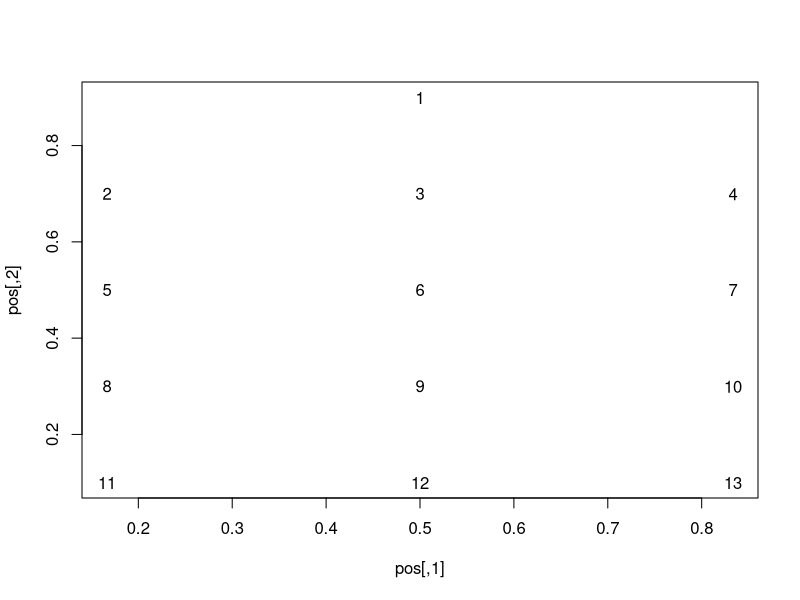
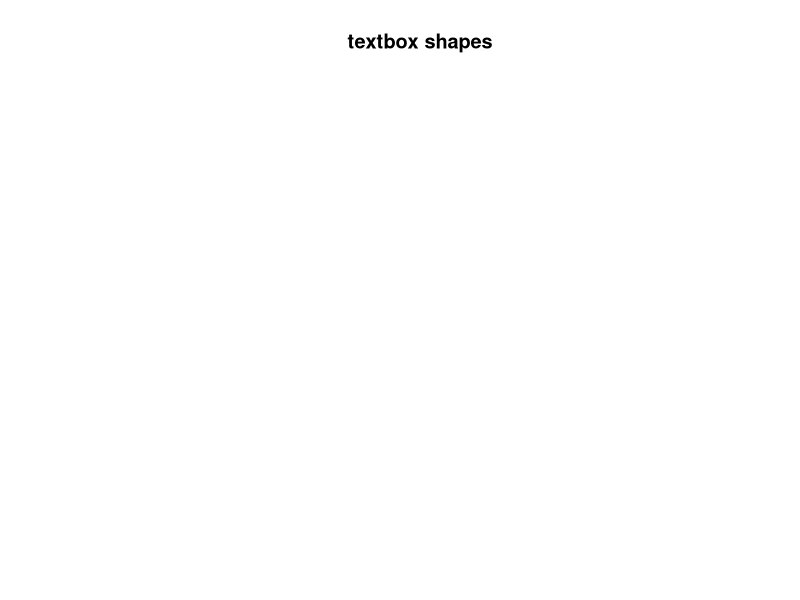
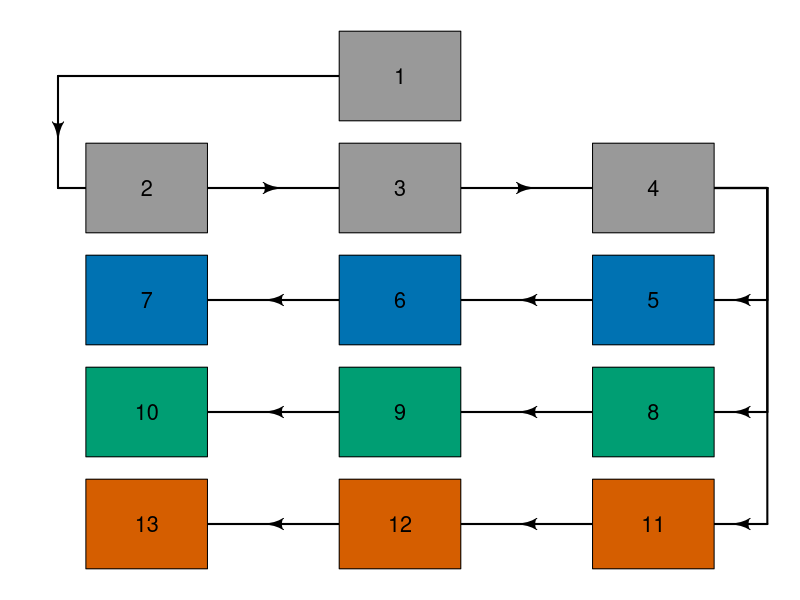

Recreate these plots in R, in order.
library(diagram)

# creates an empty plot
openplotmat()






# Set position

# create the coordinates
# Number of elements in each row
pos <- coordinates(c(1,3,3,3,3))
pos
plot(pos, type = 'n')
text(pos)

#pos <- coordinates(c(2, 1, 1, 3, 1), mx = -0.2)
#pos <- coordinates(c(2, 1, 1, 3, 1))
#pos

# Set Diagram Title 
openplotmat(main = "textbox shapes")

# Set Box size
rx <- 0.1 # wide
ry <- 0.05
#rx <- 0.1
#ry <- 0.1


# Add segments and arrows
par(mar = rep(1, 4))
openplotmat()
pos <- coordinates(c(1,3,3,3,3))
# the dd parameter was used to move the segment arm
segmentarrow (from = pos[1, ], to = pos[2, ], dd = 0.45)
straightarrow(from = pos[2, ], to = pos[3, ])
straightarrow(from = pos[3, ], to = pos[4, ])
straightarrow(from = pos[7, ], to = pos[6, ])
straightarrow(from = pos[6, ], to = pos[5, ])
straightarrow(from = pos[10, ], to = pos[9, ])
straightarrow(from = pos[9, ], to = pos[8, ])
straightarrow(from = pos[13, ], to = pos[12, ])
straightarrow(from = pos[12, ], to = pos[11, ])
# the path parameter was used to change the direction
# arr.pos was used to position the arrow
# arr.side was used to specific where the arrow should be drawn
segmentarrow (from = pos[4, ], to = pos[7, ], dd = 0.15, path = 'RVL', arr.pos = 0.24, arr.side = 3)
segmentarrow (from = pos[4, ], to = pos[10, ], dd = 0.15, path = 'RVL', arr.pos = 0.24, arr.side = 3)
segmentarrow (from = pos[4, ], to = pos[13, ], dd = 0.15, path = 'RVL', arr.pos = 0.24, arr.side = 3)

# Add boxes in positions
#textrect(mid = pos[1,], radx = rx, rady = ry, lab = "DAC", cex = 1, box.col = "#999999", shadow.col = NULL)
#textrect(mid = pos[2,], radx = rx, rady = ry, lab = "DAC", cex = 1, box.col = "#999999", shadow.col = NULL)
#textrect(mid = pos[3,], radx = rx, rady = ry, lab = "DAC", cex = 1, box.col = "#999999", shadow.col = NULL)
#textrect(mid = pos[4,], radx = rx, rady = ry, lab = "DAC", cex = 1, box.col = "#999999", shadow.col = NULL)
#textrect(mid = pos[5,], radx = rx, rady = ry, lab = "DAC", cex = 1, box.col = "#0072B2", shadow.col = NULL) 

my_label <- c(1, 2, 3, 4, 7, 6, 5, 10, 9, 8, 13, 12, 11)
my_text_size <- 1.3
my_edge_length <- 0.08
for(i in 1:length(my_label)){
        if (i %in% 5:7){
                textrect(mid = pos[i,], radx = my_edge_length, rady = my_edge_length, lab = my_label[i], cex = my_text_size, box.col = "#0072B2",  shadow.col=NULL)
        } else if (i %in% 8:10){
                textrect(mid = pos[i,], radx = my_edge_length, rady = my_edge_length, lab = my_label[i], cex = my_text_size, box.col = "#009E73", shadow.col=NULL)
        } else if (i %in% 11:13){
                textrect(mid = pos[i,], radx = my_edge_length, rady = my_edge_length, lab = my_label[i], cex = my_text_size, box.col = "#D55E00", shadow.col=NULL)
        } else {
                textrect(mid = pos[i,], radx = my_edge_length, rady = my_edge_length, lab = my_label[i], cex = my_text_size, box.col = "#999999", shadow.col=NULL)
        }
}

# Add boxes in positions
#textdiamond(mid = pos[1,], radx = rx, rady = ry, lab = LETTERS[1], cex = 2, shadow.col = "lightblue")
#textdiamond(mid = pos[1,], radx = rx, rady = ry, lab = LETTERS[1], cex = 2, shadow.col = NULL)
#textellipse(mid = pos[2,], radx = rx, rady = ry, lab = LETTERS[2], cex = 2, shadow.col = "blue")
#texthexa(mid = pos[3,], radx = rx, rady = ry, lab = LETTERS[3], cex = 2, shadow.col = "darkblue")
#textmulti(mid = pos[4,], nr = 7, radx = rx, rady = ry, lab = LETTERS[4], cex = 2, shadow.col = "red")
#textrect(mid = pos[5,], radx = rx, rady = ry, lab = LETTERS[5], cex = 2, shadow.col = "darkred")
#textround(mid = pos[6,], radx = rx, rady = ry, lab = LETTERS[6], cex = 2, shadow.col = "black")
#textparallel(mid = pos[7,], radx = rx, rady = ry, lab = LETTERS[7], cex = 2, theta = 40, shadow.col = "black")
#textempty(mid = pos[8,], lab = LETTERS[8], cex = 2, box.col = "yellow")


# Set relative position
pos[ ,1] <- pos[ ,1] + 1.5
pos
text(pos[ ,1],pos[ ,2], c("textdiamond", "textellipse", "texthexa",
                          "textmulti", "textrect", "textround",
                          "textparallel", "textempty"))



